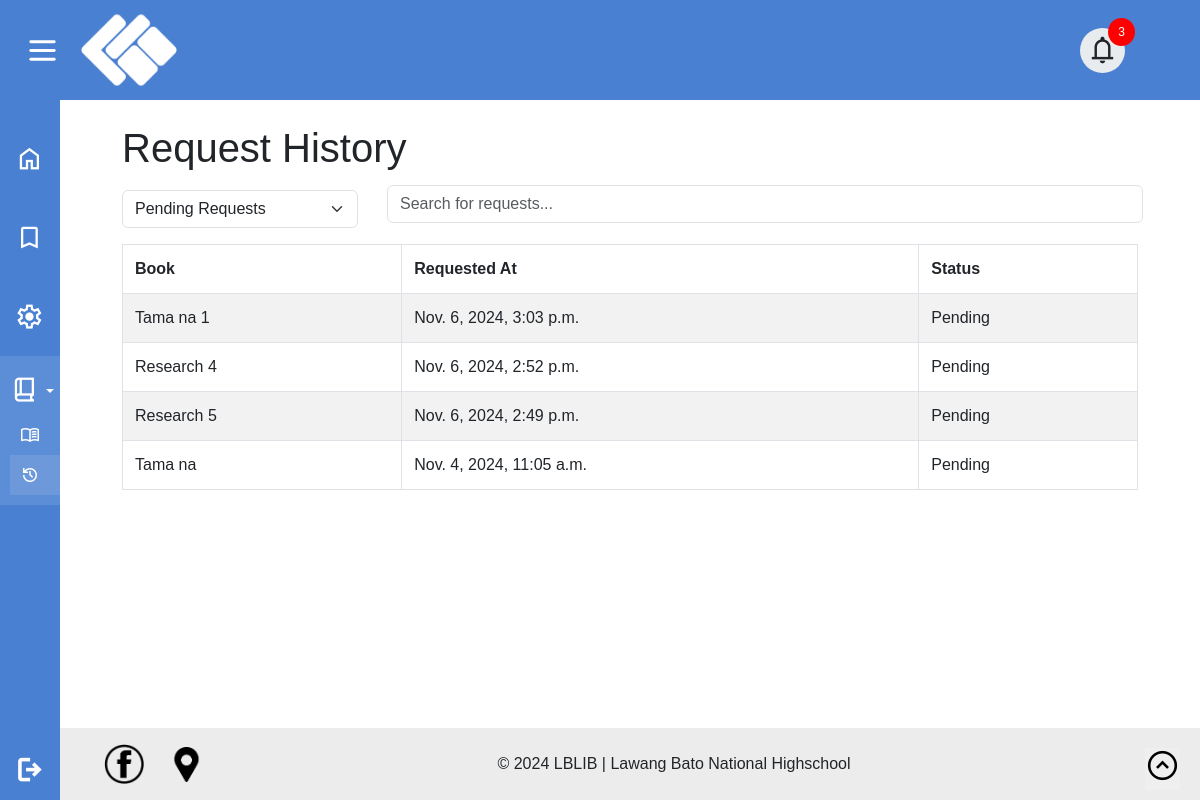
Screenshot of /student/request-history/ (signed in) with the database file from the repository.
### librarian/models.py (models this page shows, shortened)
class BorrowRequest(models.Model):
    book = models.ForeignKey(Books, on_delete=models.CASCADE)
    requested_by = models.ForeignKey(User, on_delete=models.CASCADE)
    requested_at = models.DateTimeField(auto_now_add=True)
    expires_at = models.DateTimeField(default=default_expiry)
    status = models.CharField(max_length=20, choices=[('Pending', 'Pending'), ('Approved', 'Approved'), ('Denied', 'Denied'), ('Expired', 'Expired')], default='Pending')
    file_type = models.CharField(max_length=20, choices=[('eBook', 'eBook'), ('Research Paper', 'Research Paper')], default='eBook')
    def is_expired(self):
        return timezone.now() > self.expires_at
    class Meta:
        indexes = [
            models.Index(fields=['book', 'requested_by']),
        ]

class Books(models.Model):
    BookTitle = models.CharField(max_length=100, unique=True)
    Author = models.CharField(max_length=100)
    Description = models.TextField(null=True, blank=True)
    Date = models.DateField()
    Category = models.ManyToManyField(Category)
    SubCategory = models.ManyToManyField(SubCategory)
    SubSection = models.ManyToManyField(SubSection)
    Language = models.CharField(max_length=100, choices=LANGUAGE_CHOICES, default='english')
    BookFile = models.FileField(upload_to="books/files/", default='default_value.pdf')
    BookImage = models.ImageField(upload_to="books/images/", default='default_image.jpg')
    deleted_at = models.DateTimeField(null=True, blank=True)
    available = models.BooleanField(default=True)
    bookmarked_by = models.ManyToManyField(User, related_name='bookmarks', blank=True)
    borrowed = models.ManyToManyField(User, related_name='borrow', blank="True")
    PageViews = models.IntegerField(default=0)
    eBook = models.BooleanField(default=False)
    research_paper = models.BooleanField(default=False)
    hardCopy = models.BooleanField(default=False)
    stock = models.IntegerField(default=0)
    TimesBorrow = models.IntegerField(default=0)
    def __str__(self):
        return self.BookTitle

### student/views.py (the view)
# urls.py: path('request-history/', views.request_history_view, name='request_history'),
@login_required
def request_history_view(request):
    pending_requests = BorrowRequest.objects.filter(requested_by=request.user).order_by('-requested_at')
    approved_requests = ApprovedRequest.objects.filter(requested_by=request.user).order_by('-approved_at')
    declined_requests = DeclinedRequest.objects.filter(requested_by=request.user).order_by('-declined_at')
    for request_obj in pending_requests:
        if request_obj.is_expired() and request_obj.status != 'Expired':
            request_obj.status = 'Expired'
            request_obj.save()
    context = {
        'pending_requests': pending_requests,
        'approved_requests': approved_requests,
        'declined_requests': declined_requests,
    }
    return render(request, 'requesthistory.html', context)

### student/templatetags/custom_tags.py (called while the page is built)
@register.filter(name='is_student')
def is_student(user):
    return user.groups.filter(name='Student').exists()

### student/templates/requesthistory.html (shortened to what this page needs)
{% extends 'student.html' %}
{% block body %}
<div class="container mt-4">
    <h1>Request History</h1>
    <div class="row mb-3 align-items-end">
        <div class="col-md-3">
            <div class="form-group">
                <select class="form-select" id="requestTypeSelect" onchange="toggleRequestTable()">
                    <option value="pending">Pending Requests</option>
                </select>
            </div>
        </div>
        <div class="col-md-9">
            <div class="form-group">
                <input type="text" class="form-control" id="searchInput" onkeyup="searchTable()" placeholder="Search for requests...">
            </div>
        </div>
    </div>
    <div id="pendingRequestsTable" class="request-table">
        {% if pending_requests %}
            <table class="table table-striped">
                <thead class="thead-light">
                    <tr>
                        <th>Book</th>
                        <th>Requested At</th>
                        <th>Status</th>
                    </tr>
                </thead>
                <tbody>
                    {% for request in pending_requests %}
                        <tr>
                            <td>{{ request.book }}</td>
                            <td>{{ request.requested_at }}</td>
                            <td>{{ request.status }}</td>
                        </tr>
                    {% endfor %}
                </tbody>
            </table>
        {% else %}
            <div class="alert alert-warning">No pending requests found.</div>
        {% endif %}
    </div>
</div>
{% endblock %}

### student/templates/requesthistory.html (style rules this page uses)
.container { margin-top: 5rem; }
.table { width: 100%; margin-bottom: 1rem; border-collapse: collapse; }
.table thead { background-color: #007bff; color: #fff; }
.table th, .table td { padding: 0.75rem; border: 1px solid #dee2e6; }
.table-striped tbody tr:nth-of-type(odd) { background-color: #f8f9fa; }

### rows the page displays
BorrowRequest: book "Tama na 1", requested_at "Nov. 6, 2024, 3:03 p.m.", status "Pending"
BorrowRequest: book "Research 4", requested_at "Nov. 6, 2024, 2:52 p.m.", status "Pending"
BorrowRequest: book "Research 5", requested_at "Nov. 6, 2024, 2:49 p.m.", status "Pending"
BorrowRequest: book "Tama na", requested_at "Nov. 4, 2024, 11:05 a.m.", status "Pending"
